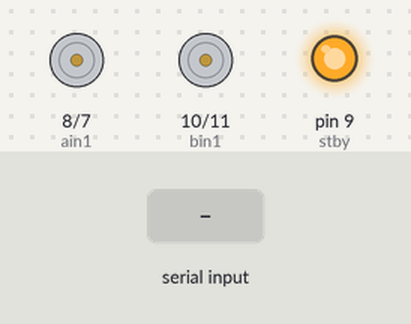
The sketch below on a simulated Arduino Uno, built with avr-gcc and run on an emulated ATmega328P. On the bench: motor-driver pin pairs drawn as motors (green arrow = first pin HIGH = forward, orange = second pin HIGH = backward, longer = more drive, scaled by the enable pin, stopped while the standby pin is LOW), output pins drawn as LEDs (lit = HIGH). The inputs (shaded band) are chosen by the test bench.

Above: at 1.2 s.
1.3 s: "1" received over Serial
At 1.6 s:
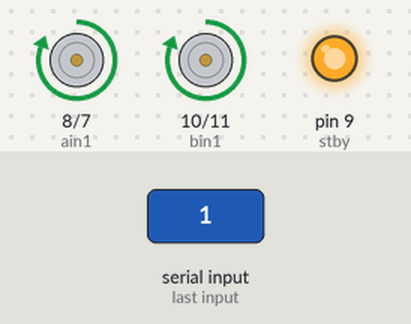
2.8 s: "2" received over Serial
At 3.9 s:
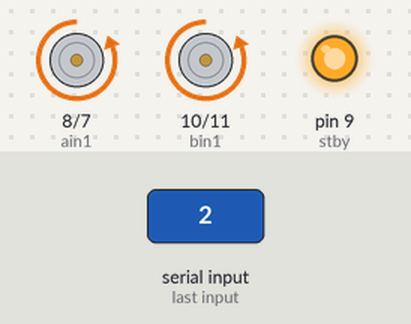
4.3 s: "3" received over Serial
At 5.0 s:
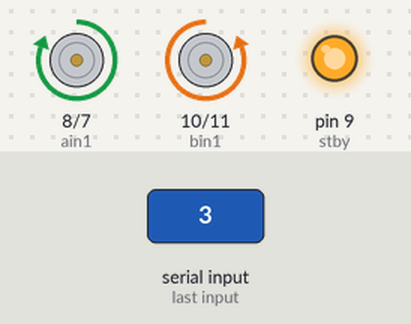
5.8 s: "4" received over Serial
At 6.2 s:
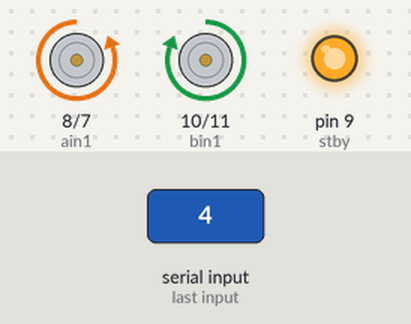
7.3 s: "5" received over Serial
At 8.5 s:
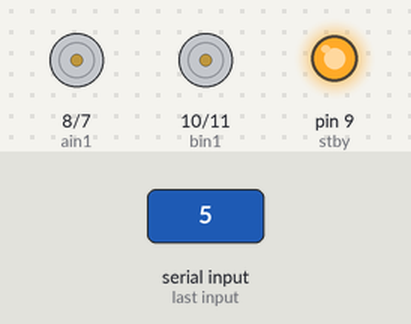
Timing chart, 0 to 9.8 s (numbered marks = the images above; inputs shaded):
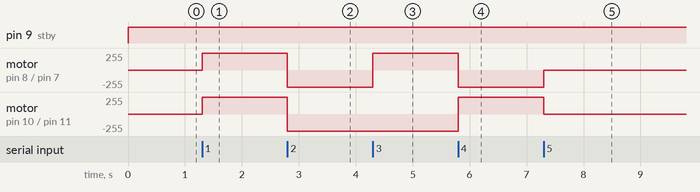

The sketch:

mini_sumo_rc.ino
```cpp
#include <SoftwareSerial.h>

SoftwareSerial BT(8,9);

#define pwma 6        // declaramos los pines del puente h y las salidas de arduino
#define ain2 7
#define ain1 8
#define stby 9
#define bin1 10
#define bin2 11
#define pwmb 12

//variables

int estado= '0';          //variable para almacenar los datos recibidos por el bluetooth

void setup()

{
  Serial.begin(9600);   // configuramos el monitor seria para poder utilizar el bluetooth
  pinMode(pwma,OUTPUT);    // definimnos como salidas todos los pines para utilizar el puente h
  pinMode(ain2,OUTPUT);
  pinMode(ain1,OUTPUT);
  pinMode(stby,OUTPUT);
  pinMode(bin1,OUTPUT);
  pinMode(bin2,OUTPUT);
  pinMode(pwmb,OUTPUT);

}


void loop()
{

  if(Serial.available()>0)
  {                             // lee los caracteres recibidos por el bluetooth y almacena en la variable estado
    estado = Serial.read();
  }


  digitalWrite(stby,1);           //encendemos el standby del puente h tb6612 modo espera
  analogWrite(pwma,255);          // velocidad maxima en motor derecho
  analogWrite(pwmb,255);           // velocidad maxima en motor izquierdo

      if(estado=='1')

      {
        // adelante
        digitalWrite(ain1,1);
        digitalWrite(bin1,1);
        digitalWrite(ain2,0);
        digitalWrite(bin2,0);
      }


      if(estado=='2')

      {
        // atras
        digitalWrite(ain1,0);
        digitalWrite(bin1,0);
        digitalWrite(ain2,1);
        digitalWrite(bin2,1);
      }


      if(estado=='3')

      {
        // derecha
        digitalWrite(ain1,1);
        digitalWrite(bin1,0);
        digitalWrite(ain2,0);
        digitalWrite(bin2,1);
      }


      if(estado=='4')

      {
        // izquierda
        digitalWrite(ain1,0);
        digitalWrite(bin1,1);
        digitalWrite(ain2,1);
        digitalWrite(bin2,0);
      }


      if(estado=='5')

      {
        // paro
        digitalWrite(ain1,0);
        digitalWrite(bin1,0);
        digitalWrite(ain2,0);
        digitalWrite(bin2,0);
      }
 }
```

Measured:
- after the input at 1.3 s, motor on pin 8 (ain1) / pin 7 (ain2), motor on pin 10 (bin1) / pin 11 (bin2): stopped → forward 255/255 at once
- after the input at 2.8 s, motor on pin 8 (ain1) / pin 7 (ain2), motor on pin 10 (bin1) / pin 11 (bin2): forward 255/255 → backward 255/255 at once
- after the input at 4.3 s, motor on pin 8 (ain1) / pin 7 (ain2): backward 255/255 → forward 255/255 at once
- after the input at 5.8 s, motor on pin 8 (ain1) / pin 7 (ain2): forward 255/255 → backward 255/255 at once; motor on pin 10 (bin1) / pin 11 (bin2): backward 255/255 → forward 255/255 at once
- after the input at 7.3 s, motor on pin 8 (ain1) / pin 7 (ain2): backward 255/255 → stopped at once; motor on pin 10 (bin1) / pin 11 (bin2): forward 255/255 → stopped at once
